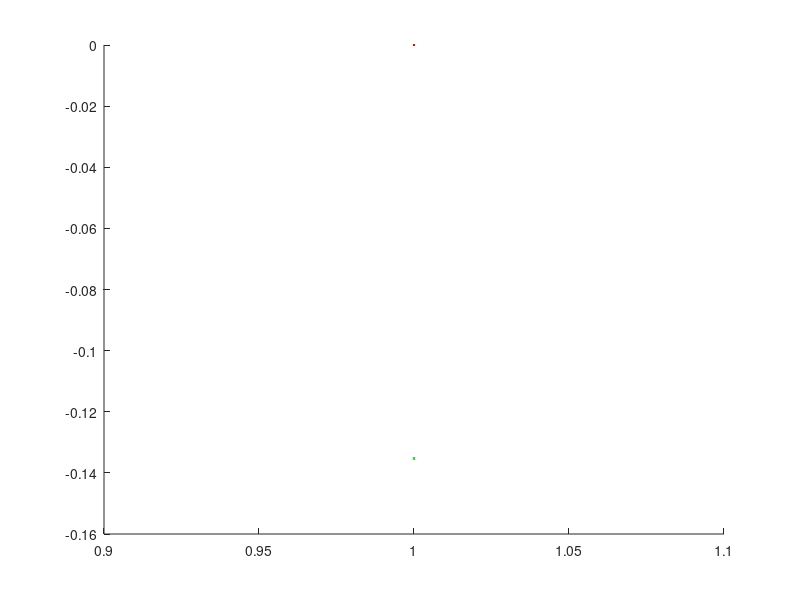

The MATLAB source for this figure: (Note: this script raises an error after producing the figure.)
% KARATIS DIMITRIOS 10775
% THEMA 3, ERWTHMA b

clear;
clc;

% Define the function f(x, y), its gradient, and Hessian
f = @(x, y) x.^5 .* exp(-x.^2 - y.^2);

grad_f = @(x, y) [5*x.^4 .* exp(-x.^2 - y.^2) - 2*x.^6 .* exp(-x.^2 - y.^2); ...
                  -2*y .* x.^5 .* exp(-x.^2 - y.^2)];

hessian_f = @(x, y) [ ...
    20*x.^3.*exp(-x.^2 - y.^2) - 12*x.^5.*exp(-x.^2 - y.^2) + 4*x.^7.*exp(-x.^2 - y.^2), ...
    4*x.^6.*y.*exp(-x.^2 - y.^2); ...
    4*x.^6.*y.*exp(-x.^2 - y.^2), ...
    -2*x.^5.*exp(-x.^2 - y.^2) + 4*x.^5.*y.^2.*exp(-x.^2 - y.^2)];

% Initial conditions (starting points)
initial_points = [0, 0; -1, 1; 1, -1]; % The three points (x0, y0)
epsilon = 1e-6; % Convergence threshold
max_iter = 5000000; % Maximum number of iterations
l = 0.01;

% Colors for plotting
colors = ['r', 'g', 'b']; 

figure; % Open a new figure for plotting
hold on; % Allow multiple plots on the same figure

% Execute Newton's Method for each starting point
for i = 1:size(initial_points, 1)
    % Initialize the point
    x = initial_points(i, 1);
    y = initial_points(i, 2);
    f_values = []; % Store function values for visualization
    
    % Loop for Newton's Method
    for k = 1:max_iter
        % Calculate the gradient and Hessian at the current point
        grad = grad_f(x, y);
        hessian = hessian_f(x, y);

        % Store function value for visualization
        f_values(k) = f(x, y);
        
        % Convergence check (when the norm of the gradient is small)
        if norm(grad) < epsilon
            break;
        end

        % Check if Hessian is positive definite
        try
            R = chol(hessian);
            % Hessian is positive definite, perform Newton step
            d_k = -inv(hessian) * grad;
        catch
            warning('Hessian is not positive definite!');
            break; 
        end

        % Define the function to minimize along the direction d_k
        line_search_func = @(gamma) f(x + gamma * d_k(1), y + gamma * d_k(2));
        
        % Perform Golden Section Search to find the optimal gamma
        gamma = golden_section_method(line_search_func, -5, 5, l); 
        %fprintf("gamma = %.3f\n",gamma)
        
        
        % % Update the point (x, y) using Newton's step
        x_new = x + gamma * d_k(1);
        y_new = y + gamma * d_k(2);
        
        % Update the point
        x = x_new;
        y = y_new;
    end

    % Plot the convergence for this starting point
    plot(1:k, f_values, 'Color', colors(i), 'LineWidth', 3.0);
    
    % Display results for the starting point
    fprintf('Initial point: (%.2f, %.2f)\n', initial_points(i, 1), initial_points(i, 2));
    fprintf('Minimum found at: (%.4f, %.4f)\n', x, y);
    fprintf('Final value f(x, y) = %.6f\n', f(x, y));
    fprintf('Number of iterations: %d\n\n', k);
end

% Add labels, legend, and title to the plot
xlabel('Number of iterations', 'FontSize', 18);
ylabel('Objective function value f(x, y)', 'FontSize', 18);
title('Convergence of Objective Function', 'FontSize', 20);
lgnd = legend({'Start: (0, 0)', 'Start: (-1, 1)', 'Start: (1, -1)'}, 'Location', 'northeast');
lgnd.FontSize = 20;
grid on;
hold off;

ax = gca; % Get current axis
ax.FontSize = 18; % Set font size for axis tick labels

